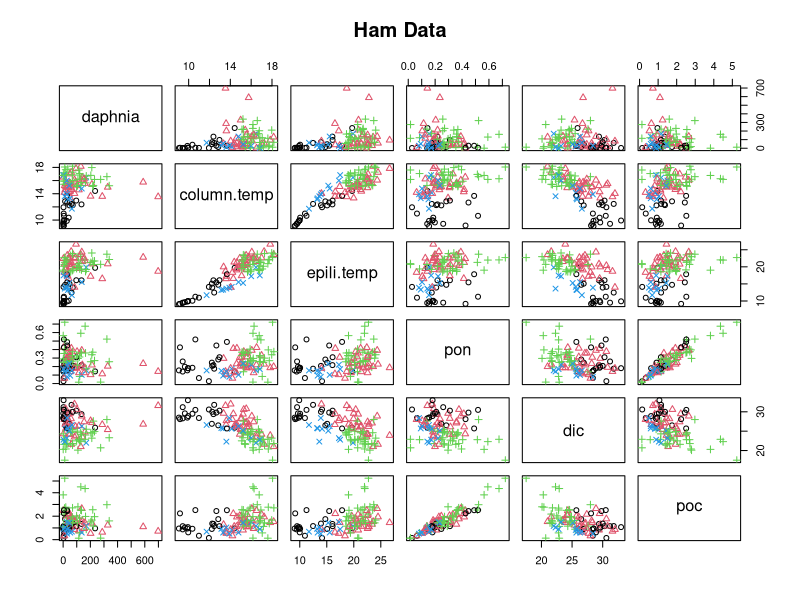
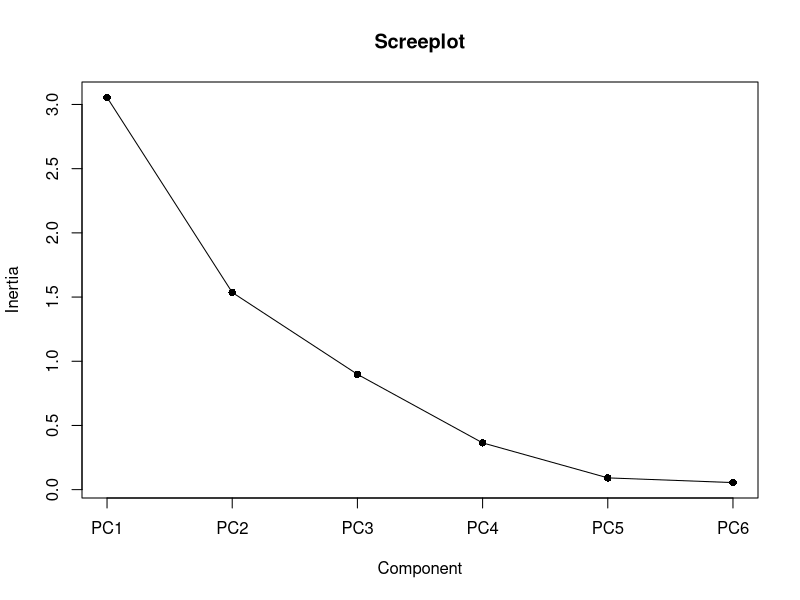
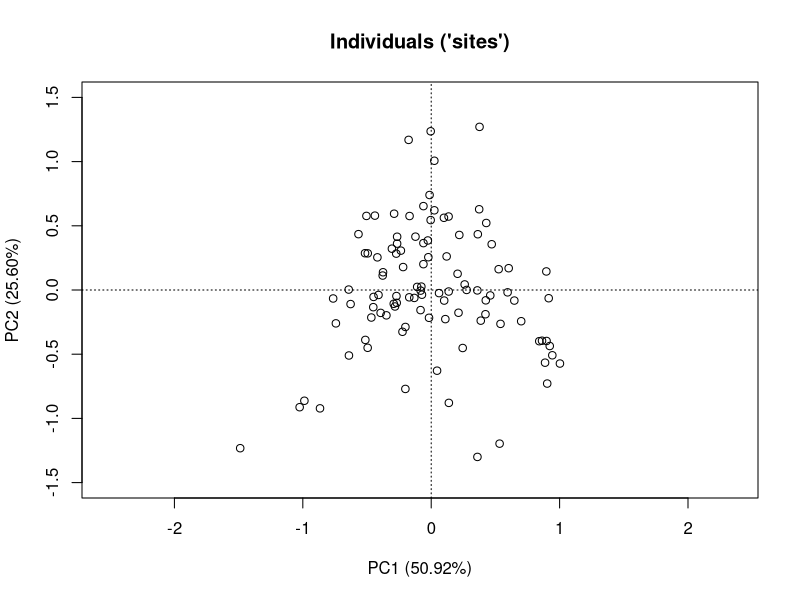
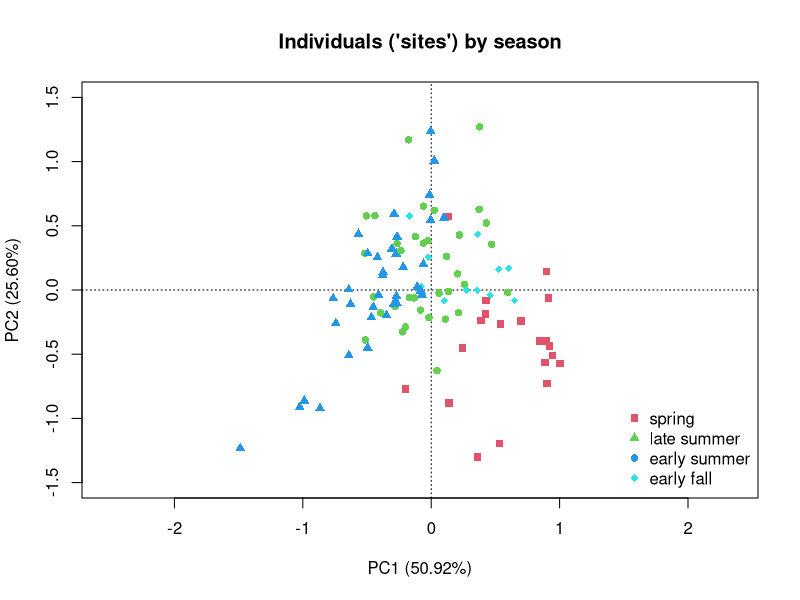
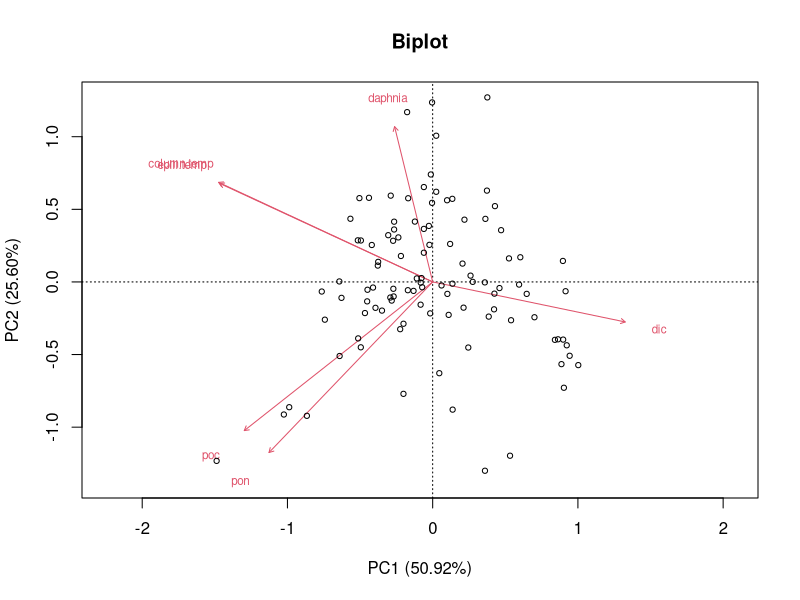
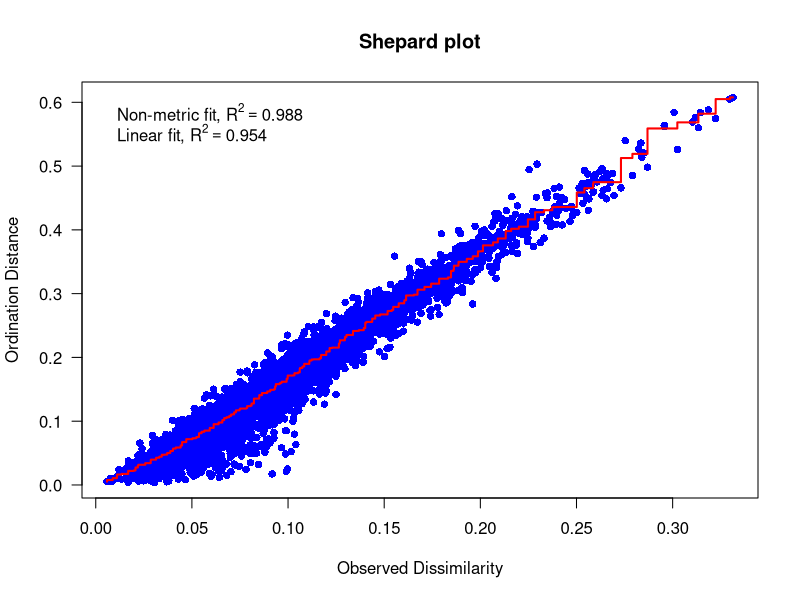
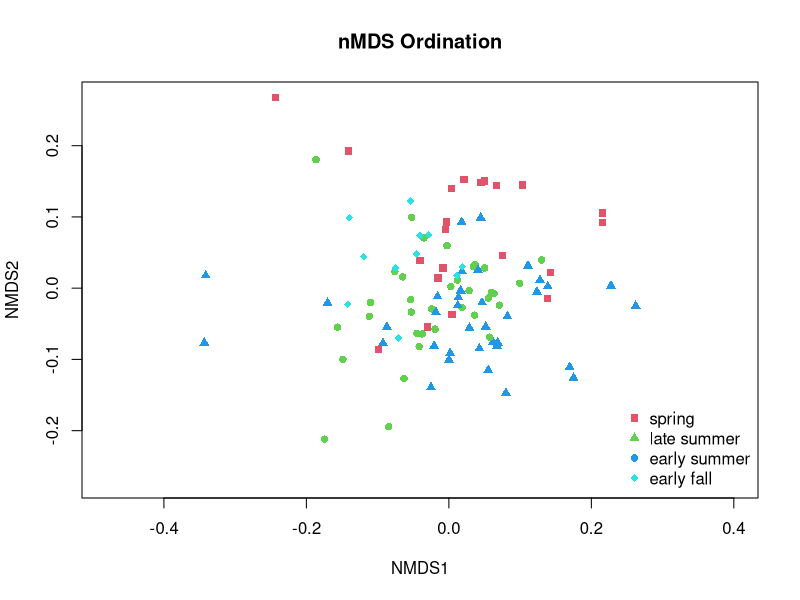

R code for these plots, in order:
## ---- chunk 1
library(readxl)
library(vegan)
soln=FALSE
# xlsx files
ham <- read_excel("ind dates flat all parameters Hamilton only FOR Kim.xlsx")

ham$area_group <- as.factor(ham$area_group)
## ---- chunk 2
## Select the variables interested
ham.multi <- ham[ham$Station_Acronym == "HH258",
                 c("area_group","season","Station_Acronym","Daphnia",
                    "watercolumn_temp","mean_mixing_depth_temp",
                    "PON_ECCC1m", "DIC_ECCC1m", "POC_ECCC1m")]


## Remove all rows containing NAs
ham.multi <- na.omit(ham.multi)


## Rename the columns
colnames(ham.multi) <- c("area","season","station","daphnia","column.temp",
                         "epili.temp","pon","dic","poc")
## ---- chunk 3
## Recode the season numeric code into factors
table(ham.multi$season)
ham.multi$season <- factor(ham.multi$season, 
                           levels = c(1, 2, 3, 4), 
                           labels = c("spring", "early summer",
                                      "late summer", "early fall"))
## ---- chunk 4
## Correlation table
cor.df <- cor(ham.multi[,4:9])
knitr::kable(cor.df)

## Correlation plot
pairs(ham.multi[,4:9], main = "Ham Data",
      pch = as.numeric(ham.multi$season), col = (ham.multi$season))
## ---- chunk 5
## Run PCA analysis
pca.ham <- rda(ham.multi[,4:9], scale = TRUE) #subset for all continuous variables
## ---- chunk 6
## Select the variables interested
ham.yourmulti <- ham[ham$Station_Acronym == "HH6",
                 c("area_group","season","Station_Acronym","Daphnia",
                    "watercolumn_temp","mean_mixing_depth_temp",
                    "PON_ECCC1m", "DIC_ECCC1m", "POC_ECCC1m")]

## Remove all rows containing NAs
ham.yourmulti <- na.omit(ham.yourmulti)

## Rename the columns
colnames(ham.yourmulti) <- c("area","season","station","daphnia","column.temp",
                         "epili.temp","pon","dic","poc")

## PCA
newpca.ham <- rda(ham.yourmulti[,4:9], scale = TRUE)
## ---- chunk 7
# How many samples in the new dataframe
length(ham.yourmulti$area)

# Cumulative variance explained by PC1 and PC2
77.11
## ---- chunk 8
## Screeplot
screeplot(pca.ham, type = ("lines"), main = "Screeplot", pch = 16, cex = 1)
## ---- chunk 9
# Create a blank plot
plot(pca.ham, type = "n", main = "Individuals ('sites')",
         xlab = "PC1 (50.92%)", 
         ylab = "PC2 (25.60%)", 
         ylim = c(-1.5,1.5))

# Use points() to add points
points(pca.ham, display = "sites", cex = 1) # add sites
## ---- chunk 10
## Create an empty canvas
plot(pca.ham, type = "n", main = "Individuals ('sites') by season",
         xlab = "PC1 (50.92%)", 
         ylab = "PC2 (25.60%)",
         ylim = c(-1.5,1.5)) # specify the y-axis limits

## Use points() to add points
points(pca.ham, display = "sites",
       pch = as.numeric(ham.multi$season) + 14, 
       col = c(2, 3, 4, 5)[as.numeric(ham.multi$season)], 
       cex = 1) # add sites

## Legend
legend("bottomright", legend = unique(ham.multi$season),
       pch = as.numeric(unique(ham.multi$season)) + 14,
       col = c(2,3,4,5), bty = "n", cex = 1) # add legend

## ---- chunk 11
## Biplot for PCA
biplot(pca.ham,
       display = c("sites","species"), 
       type = c("text", "points"),
       main = "Biplot",
       xlab = "PC1 (50.92%)", 
       ylab = "PC2 (25.60%)")
## ---- chunk 12
## Run nMDS
nmds.ham <- metaMDS(ham.multi[,4:9], distance = "bray", k = 2, trace = FALSE)

## Stress
nmds.ham$stress
## ---- chunk 13
## Shepard plot
stressplot(nmds.ham, pch = 16, las = 1,
           main = "Shepard plot")
## ---- chunk 14
## Create empty canvas
plot(nmds.ham, type = "n", main = "nMDS Ordination")

## Add points and legends
points(nmds.ham, display = "sites",
       pch = as.numeric(ham.multi$season) + 14,
       col = c(2, 3, 4, 5) [as.numeric(ham.multi$season)],
       cex = 1) # add sites
legend("bottomright", legend = unique(ham.multi$season),
       pch = as.numeric(unique(ham.multi$season)) + 14,
       col = c(2,3,4,5), bty = "n", cex = 1) # add legend
